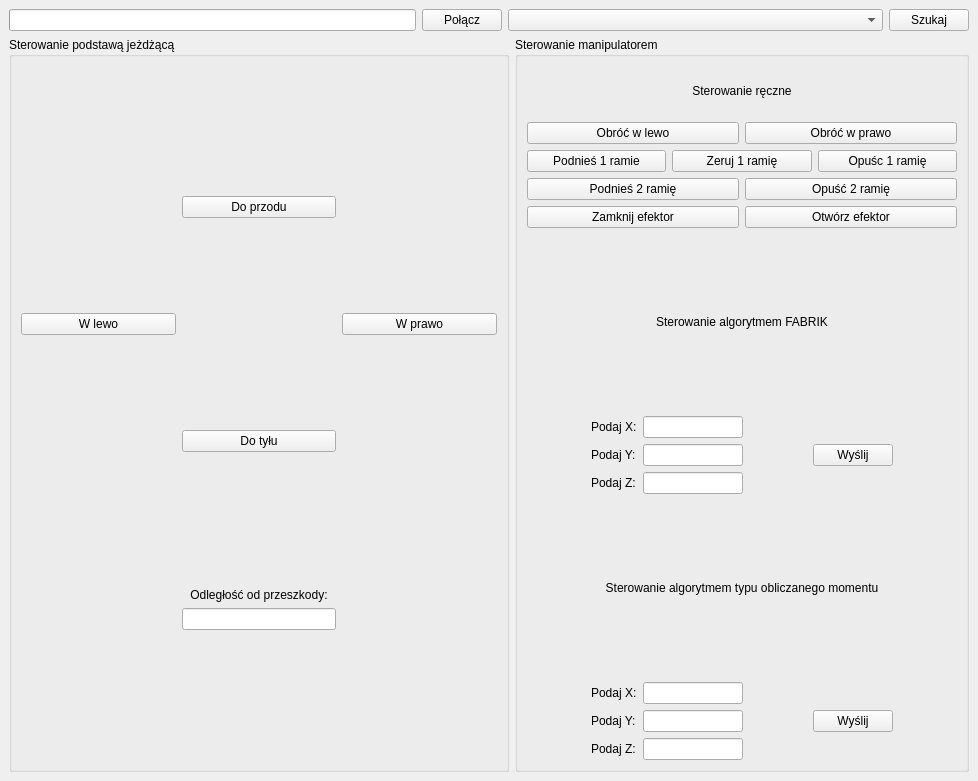
<?xml version="1.0" encoding="UTF-8"?>
<ui version="4.0">
 <class>MainWindow</class>
 <widget class="QMainWindow" name="MainWindow">
  <property name="geometry">
   <rect>
    <x>0</x>
    <y>0</y>
    <width>978</width>
    <height>781</height>
   </rect>
  </property>
  <property name="windowTitle">
   <string>MainWindow</string>
  </property>
  <widget class="QWidget" name="centralwidget">
   <layout class="QGridLayout" name="gridLayout">
    <item row="1" column="0">
     <layout class="QHBoxLayout" name="horizontalLayout">
      <property name="sizeConstraint">
       <enum>QLayout::SetDefaultConstraint</enum>
      </property>
      <item>
       <widget class="QProgressBar" name="status_polaczenia">
        <property name="value">
         <number>0</number>
        </property>
        <property name="textVisible">
         <bool>false</bool>
        </property>
       </widget>
      </item>
      <item>
       <widget class="QPushButton" name="polacz">
        <property name="text">
         <string>Połącz</string>
        </property>
       </widget>
      </item>
      <item>
       <widget class="QComboBox" name="lista_portow">
        <property name="minimumSize">
         <size>
          <width>375</width>
          <height>0</height>
         </size>
        </property>
       </widget>
      </item>
      <item>
       <widget class="QPushButton" name="szukaj">
        <property name="text">
         <string>Szukaj</string>
        </property>
       </widget>
      </item>
     </layout>
    </item>
    <item row="3" column="0">
     <layout class="QHBoxLayout" name="horizontalLayout_2">
      <item>
       <widget class="QGroupBox" name="groupBox">
        <property name="minimumSize">
         <size>
          <width>500</width>
          <height>700</height>
         </size>
        </property>
        <property name="title">
         <string>Sterowanie podstawą jeżdżącą</string>
        </property>
        <layout class="QGridLayout" name="gridLayout_2">
         <item row="10" column="2">
          <widget class="QLineEdit" name="odleglosc">
           <property name="readOnly">
            <bool>true</bool>
           </property>
          </widget>
         </item>
         <item row="5" column="2">
          <spacer name="verticalSpacer">
           <property name="orientation">
            <enum>Qt::Vertical</enum>
           </property>
           <property name="sizeType">
            <enum>QSizePolicy::Maximum</enum>
           </property>
           <property name="sizeHint" stdset="0">
            <size>
             <width>20</width>
             <height>200</height>
            </size>
           </property>
          </spacer>
         </item>
         <item row="3" column="2">
          <widget class="QPushButton" name="przod_p">
           <property name="text">
            <string>Do przodu</string>
           </property>
          </widget>
         </item>
         <item row="6" column="2">
          <widget class="QPushButton" name="tyl_p">
           <property name="text">
            <string>Do tyłu</string>
           </property>
          </widget>
         </item>
         <item row="5" column="0">
          <widget class="QPushButton" name="lewo_p">
           <property name="text">
            <string>W lewo</string>
           </property>
          </widget>
         </item>
         <item row="9" column="2">
          <widget class="QLabel" name="label_10">
           <property name="text">
            <string>Odległość od przeszkody:</string>
           </property>
           <property name="alignment">
            <set>Qt::AlignCenter</set>
           </property>
          </widget>
         </item>
         <item row="7" column="2">
          <spacer name="verticalSpacer_2">
           <property name="orientation">
            <enum>Qt::Vertical</enum>
           </property>
           <property name="sizeHint" stdset="0">
            <size>
             <width>20</width>
             <height>40</height>
            </size>
           </property>
          </spacer>
         </item>
         <item row="5" column="3">
          <widget class="QPushButton" name="prawo_p">
           <property name="text">
            <string>W prawo</string>
           </property>
          </widget>
         </item>
         <item row="11" column="2">
          <spacer name="verticalSpacer_3">
           <property name="orientation">
            <enum>Qt::Vertical</enum>
           </property>
           <property name="sizeHint" stdset="0">
            <size>
             <width>20</width>
             <height>40</height>
            </size>
           </property>
          </spacer>
         </item>
         <item row="2" column="2">
          <spacer name="verticalSpacer_4">
           <property name="orientation">
            <enum>Qt::Vertical</enum>
           </property>
           <property name="sizeHint" stdset="0">
            <size>
             <width>20</width>
             <height>40</height>
            </size>
           </property>
          </spacer>
         </item>
         <item row="2" column="3">
          <spacer name="horizontalSpacer_12">
           <property name="orientation">
            <enum>Qt::Horizontal</enum>
           </property>
           <property name="sizeHint" stdset="0">
            <size>
             <width>40</width>
             <height>20</height>
            </size>
           </property>
          </spacer>
         </item>
         <item row="2" column="0">
          <spacer name="horizontalSpacer_13">
           <property name="orientation">
            <enum>Qt::Horizontal</enum>
           </property>
           <property name="sizeHint" stdset="0">
            <size>
             <width>40</width>
             <height>20</height>
            </size>
           </property>
          </spacer>
         </item>
        </layout>
       </widget>
      </item>
      <item>
       <widget class="QGroupBox" name="groupBox_2">
        <property name="minimumSize">
         <size>
          <width>0</width>
          <height>700</height>
         </size>
        </property>
        <property name="title">
         <string>Sterowanie manipulatorem</string>
        </property>
        <layout class="QGridLayout" name="gridLayout_3">
         <item row="4" column="0">
          <layout class="QHBoxLayout" name="horizontalLayout_5">
           <item>
            <widget class="QPushButton" name="podnies_2">
             <property name="text">
              <string>Podnieś 2 ramię</string>
             </property>
            </widget>
           </item>
           <item>
            <widget class="QPushButton" name="opusc_2">
             <property name="text">
              <string>Opuść 2 ramię</string>
             </property>
            </widget>
           </item>
          </layout>
         </item>
         <item row="2" column="0">
          <layout class="QHBoxLayout" name="horizontalLayout_3">
           <item>
            <widget class="QPushButton" name="lewo_m">
             <property name="text">
              <string>Obróć w lewo</string>
             </property>
            </widget>
           </item>
           <item>
            <widget class="QPushButton" name="prawo_m">
             <property name="text">
              <string>Obróć w prawo</string>
             </property>
            </widget>
           </item>
          </layout>
         </item>
         <item row="8" column="0">
          <layout class="QHBoxLayout" name="horizontalLayout_7">
           <item>
            <widget class="QLabel" name="label_8">
             <property name="text">
              <string>Sterowanie algorytmem typu obliczanego momentu</string>
             </property>
             <property name="alignment">
              <set>Qt::AlignCenter</set>
             </property>
            </widget>
           </item>
          </layout>
         </item>
         <item row="9" column="0">
          <layout class="QGridLayout" name="gridLayout_5">
           <item row="2" column="2">
            <widget class="QLineEdit" name="z_mom">
             <property name="maximumSize">
              <size>
               <width>100</width>
               <height>16777215</height>
              </size>
             </property>
            </widget>
           </item>
           <item row="2" column="1">
            <widget class="QLabel" name="label_5">
             <property name="text">
              <string>Podaj Z:</string>
             </property>
            </widget>
           </item>
           <item row="1" column="3">
            <spacer name="horizontalSpacer_10">
             <property name="orientation">
              <enum>Qt::Horizontal</enum>
             </property>
             <property name="sizeHint" stdset="0">
              <size>
               <width>40</width>
               <height>20</height>
              </size>
             </property>
            </spacer>
           </item>
           <item row="1" column="1">
            <widget class="QLabel" name="label_6">
             <property name="text">
              <string>Podaj Y:</string>
             </property>
            </widget>
           </item>
           <item row="1" column="4">
            <widget class="QPushButton" name="wyslij_mom">
             <property name="text">
              <string>Wyślij</string>
             </property>
            </widget>
           </item>
           <item row="1" column="2">
            <widget class="QLineEdit" name="y_mom">
             <property name="maximumSize">
              <size>
               <width>100</width>
               <height>16777215</height>
              </size>
             </property>
            </widget>
           </item>
           <item row="0" column="1">
            <widget class="QLabel" name="label_7">
             <property name="text">
              <string>Podaj X:</string>
             </property>
            </widget>
           </item>
           <item row="0" column="2">
            <widget class="QLineEdit" name="x_mom">
             <property name="maximumSize">
              <size>
               <width>100</width>
               <height>16777215</height>
              </size>
             </property>
            </widget>
           </item>
           <item row="1" column="5">
            <spacer name="horizontalSpacer_11">
             <property name="orientation">
              <enum>Qt::Horizontal</enum>
             </property>
             <property name="sizeHint" stdset="0">
              <size>
               <width>40</width>
               <height>20</height>
              </size>
             </property>
            </spacer>
           </item>
           <item row="1" column="0">
            <spacer name="horizontalSpacer_9">
             <property name="orientation">
              <enum>Qt::Horizontal</enum>
             </property>
             <property name="sizeHint" stdset="0">
              <size>
               <width>40</width>
               <height>20</height>
              </size>
             </property>
            </spacer>
           </item>
          </layout>
         </item>
         <item row="5" column="0">
          <layout class="QHBoxLayout" name="horizontalLayout_9">
           <item>
            <widget class="QPushButton" name="zamknij">
             <property name="text">
              <string>Zamknij efektor</string>
             </property>
            </widget>
           </item>
           <item>
            <widget class="QPushButton" name="otworz">
             <property name="text">
              <string>Otwórz efektor</string>
             </property>
            </widget>
           </item>
          </layout>
         </item>
         <item row="3" column="0">
          <layout class="QHBoxLayout" name="horizontalLayout_4">
           <item>
            <widget class="QPushButton" name="opusc_1">
             <property name="text">
              <string>Podnieś 1 ramie</string>
             </property>
            </widget>
           </item>
           <item>
            <widget class="QPushButton" name="zeruj">
             <property name="text">
              <string>Zeruj 1 ramię</string>
             </property>
            </widget>
           </item>
           <item>
            <widget class="QPushButton" name="podnies_1">
             <property name="text">
              <string>Opuśc 1 ramię</string>
             </property>
            </widget>
           </item>
          </layout>
         </item>
         <item row="0" column="0">
          <widget class="QLabel" name="label_9">
           <property name="maximumSize">
            <size>
             <width>16777215</width>
             <height>50</height>
            </size>
           </property>
           <property name="text">
            <string>Sterowanie ręczne</string>
           </property>
           <property name="alignment">
            <set>Qt::AlignCenter</set>
           </property>
          </widget>
         </item>
         <item row="7" column="0">
          <layout class="QGridLayout" name="gridLayout_4">
           <item row="1" column="2">
            <widget class="QLineEdit" name="y_fab">
             <property name="maximumSize">
              <size>
               <width>100</width>
               <height>16777215</height>
              </size>
             </property>
             <property name="maxLength">
              <number>3</number>
             </property>
            </widget>
           </item>
           <item row="1" column="4">
            <widget class="QPushButton" name="wyslij_fab">
             <property name="text">
              <string>Wyślij</string>
             </property>
            </widget>
           </item>
           <item row="1" column="1">
            <widget class="QLabel" name="label_2">
             <property name="text">
              <string>Podaj Y:</string>
             </property>
            </widget>
           </item>
           <item row="2" column="2">
            <widget class="QLineEdit" name="z_fab">
             <property name="maximumSize">
              <size>
               <width>100</width>
               <height>16777215</height>
              </size>
             </property>
             <property name="maxLength">
              <number>3</number>
             </property>
            </widget>
           </item>
           <item row="0" column="2">
            <widget class="QLineEdit" name="x_fab">
             <property name="maximumSize">
              <size>
               <width>100</width>
               <height>16777215</height>
              </size>
             </property>
             <property name="maxLength">
              <number>3</number>
             </property>
            </widget>
           </item>
           <item row="0" column="1">
            <widget class="QLabel" name="label_3">
             <property name="text">
              <string>Podaj X:</string>
             </property>
            </widget>
           </item>
           <item row="2" column="1">
            <widget class="QLabel" name="label">
             <property name="text">
              <string>Podaj Z:</string>
             </property>
            </widget>
           </item>
           <item row="1" column="3">
            <spacer name="horizontalSpacer_6">
             <property name="orientation">
              <enum>Qt::Horizontal</enum>
             </property>
             <property name="sizeHint" stdset="0">
              <size>
               <width>40</width>
               <height>20</height>
              </size>
             </property>
            </spacer>
           </item>
           <item row="1" column="5">
            <spacer name="horizontalSpacer_7">
             <property name="orientation">
              <enum>Qt::Horizontal</enum>
             </property>
             <property name="sizeHint" stdset="0">
              <size>
               <width>40</width>
               <height>20</height>
              </size>
             </property>
            </spacer>
           </item>
           <item row="1" column="0">
            <spacer name="horizontalSpacer_8">
             <property name="orientation">
              <enum>Qt::Horizontal</enum>
             </property>
             <property name="sizeHint" stdset="0">
              <size>
               <width>40</width>
               <height>20</height>
              </size>
             </property>
            </spacer>
           </item>
          </layout>
         </item>
         <item row="6" column="0">
          <layout class="QHBoxLayout" name="horizontalLayout_6">
           <item>
            <widget class="QLabel" name="label_4">
             <property name="text">
              <string>Sterowanie algorytmem FABRIK</string>
             </property>
             <property name="alignment">
              <set>Qt::AlignCenter</set>
             </property>
            </widget>
           </item>
          </layout>
         </item>
        </layout>
       </widget>
      </item>
     </layout>
    </item>
   </layout>
  </widget>
 </widget>
 <resources/>
 <connections/>
</ui>
